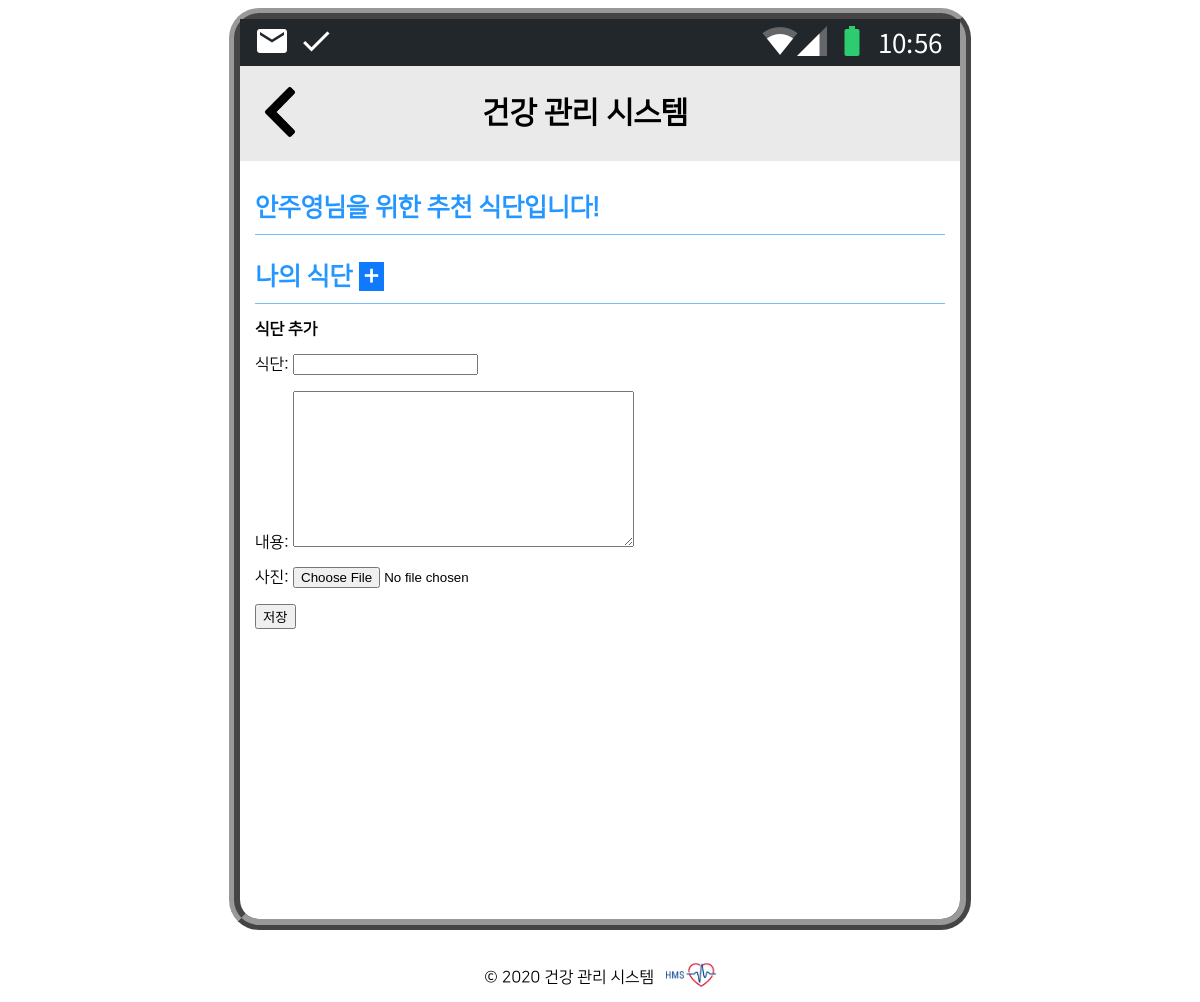
/diet, run on an earlier commit of the app's database.
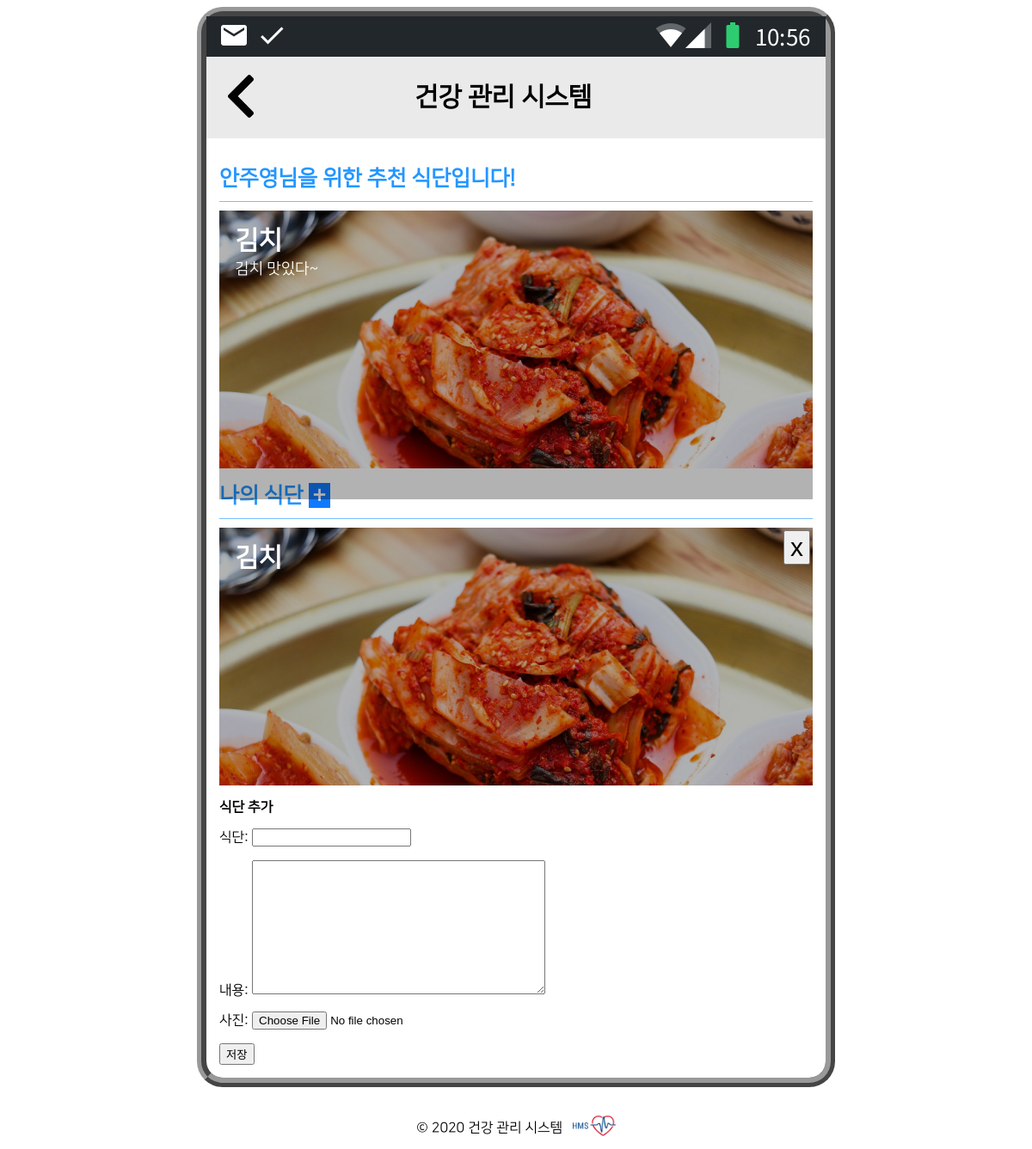
And on a later commit of the database.
### main/models.py (models this page shows)
class Diet(models.Model):
    m_title = models.CharField(max_length=20,verbose_name="식단" )
    m_content = models.TextField(verbose_name="내용")
    m_created_at = models.DateTimeField(auto_now_add=True)
    m_modified_at = models.DateTimeField(auto_now=True)
    m_thumbnail = models.ImageField(upload_to="diet", blank=True, null=True, verbose_name="사진")

### main/views.py (the view, shortened to what this page needs)
# urls.py: path('diet', views.admin_diet, name="admin-diet"),
def diet(request):
    d = Diet.objects.all()
    f = DietForm()
    return render(request, 'main/diet/home.html', {
        'current' : 'e',
        'form' : f,
        'diets' : d
    })

### h_admin/forms.py
class DietForm(forms.ModelForm):
    class Meta:
        model = Diet
        fields = '__all__'

### main/templates/main/diet/home.html (shortened to what this page needs)
{% extends 'main/include/head.html' %}
{% block content %}
<div class="title">안주영님을 위한 추천 식단입니다!</div>
<div>
    <div class="swiper-container">
        <div class="swiper-wrapper">
        {% for m in diets %}
            <div class="swiper-slide" style="height : 300px; {% if m.m_thumbnail %} background-image : url({{m.m_thumbnail.url}}); background-size : cover; {% endif %}" onclick="window.location.href='{{m.get_absolute_url}}'">
            <div class="swiper-wrapper-jy">
                <div class="card-title">{{m.m_title}}</div>
                <div class="card-date">{{m.m_content}}</div>
            </div>
            </div>
        {% endfor %}
        </div>
    </div>
</div>
<div class="title">나의 식단 <a class="blue-1" href="#add-list" rel="modal:open">+</a></div>
<div>
    {% for d in diets %}
        <div class="swiper-slide" style="height : 300px; margin-bottom : 10px; {% if d.m_thumbnail %} background-image : url({{d.m_thumbnail.url}}); background-size : cover; {% endif %}" onclick="window.location.href='{{m.get_absolute_url}}'">
        <div class="t-wrapper">
            <div class="card-title" style="padding : 18px;">{{d.m_title}}</div>
            <input class='d-del-btn' type="button" value="x" data-pk="{{d.pk}}">
        </div>
        </div>
    {% endfor %}
</div>
<div id="add-list" class="modal">
    <p class='bold'>식단 추가</p>
    <form id="d-form">
        {{form.as_p}}
    </form>
    <input type="button" value="저장" class="add-btn">
</div>
{% endblock %}

What changed in the data, as far as the page shows it:
added Diet: m_thumbnail (picture), m_title "김치", m_content "김치 맛있다~"
